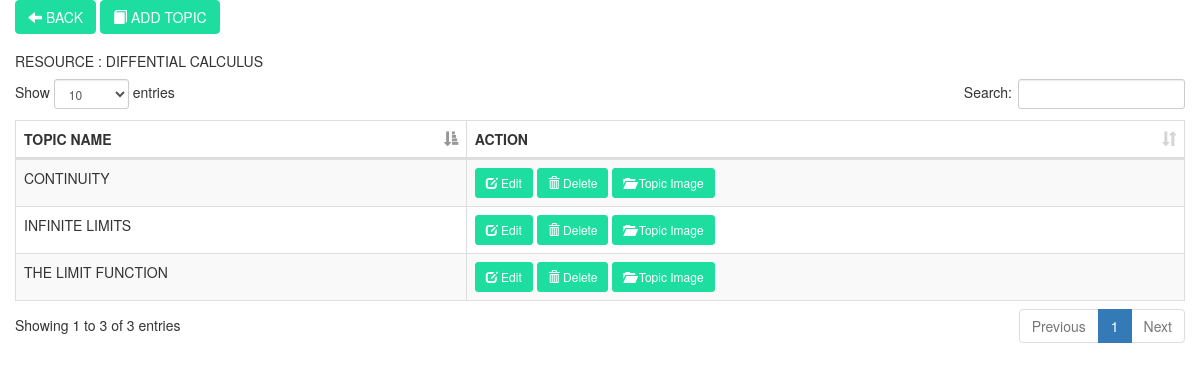
The app's page /ADMIN/pages/topic/topic.php?rid=1 with its own data.
### tables this page shows
CREATE TABLE `resources` (
  `rid` int(11) NOT NULL,
  `resource_name` varchar(100) NOT NULL,
  `resource_description` text NOT NULL
);

CREATE TABLE `resource_topic` (
  `id` int(11) NOT NULL,
  `rid` int(11) NOT NULL,
  `topic_name` varchar(100) NOT NULL
);

### ADMIN/pages/topic/topic.php (the view, shortened to what this page needs)
<?php
	$rid = $_GET['rid'];
	include_once('../../../connection/connection.php');
	$result=mysqli_query($conn, "SELECT * FROM resources WHERE rid='$rid'");
    $row=mysqli_fetch_array($result);
?>
<!DOCTYPE html>
<html>
<head>
	<link rel="stylesheet" type="text/css" href="bootstrap/css/bootstrap.min.css">
	<link rel="stylesheet" type="text/css" href="datatable/dataTable.bootstrap.min.css">
</head>
<body>
<div class="container">
	<div class="row">
		<div class="col-sm-12 ">
			<div class="row">
				<a href="index.php" class="btn btn-primary" style="background-color:#1ddd9f; border-color:#1ddd9f;"><span class="glyphicon glyphicon-arrow-left"></span> BACK</a>
				<a href="#addtopic" data-toggle="modal" class="btn btn-primary" style="background-color:#1ddd9f; border-color:#1ddd9f;"><span class="glyphicon glyphicon-book"></span> ADD TOPIC</a>
			</div>
			<div class="height10">
			</div>
			<div class="row">
                <h5>RESOURCE : <?php echo strtoupper($row['resource_name']); ?></h5>
				<table id="myTable" class="table table-bordered table-striped">
					<thead>
						<th>TOPIC NAME</th>
						<th>ACTION</th>
					</thead>
					<tbody>
						<?php
							include_once('../../../connection/connection.php');
							$sql = "SELECT * FROM resource_topic WHERE rid = '$rid'";
							$query = $conn->query($sql);
							while($row = $query->fetch_assoc()){
								echo
								"<tr>
									<td>".$row['topic_name']."</td>
									<td>
										<a href='#edit_".$row['id']."' class='btn btn-success btn-sm' data-toggle='modal' style='background-color:#1ddd9f; border-color:#1ddd9f;'><span class='glyphicon glyphicon-edit'></span> Edit</a>
										<a href='#deletetopic_".$row['id']."' class='btn btn-danger btn-sm' data-toggle='modal' style='background-color:#1ddd9f; border-color:#1ddd9f;'><span class='glyphicon glyphicon-trash'></span> Delete</a>
										<a href='topic_image.php?id=".$row['id']."' class='btn btn-danger btn-sm' style='background-color:#1ddd9f; border-color:#1ddd9f;'><span class='glyphicon glyphicon-folder-open'></span> Topic Image</a>
									</td>
								</tr>";
							}
						?>
					</tbody>
				</table>
			</div>
		</div>
	</div>
</div>
</body>
</html>

### ADMIN/pages/topic/topic.php (style rules this page uses)
.height10 { height:10px; }

### records on screen
resources: resource_name "DIFFENTIAL CALCULUS"
resource_topic: topic_name "THE LIMIT FUNCTION"
resource_topic: topic_name "INFINITE LIMITS"
resource_topic: topic_name "CONTINUITY"
